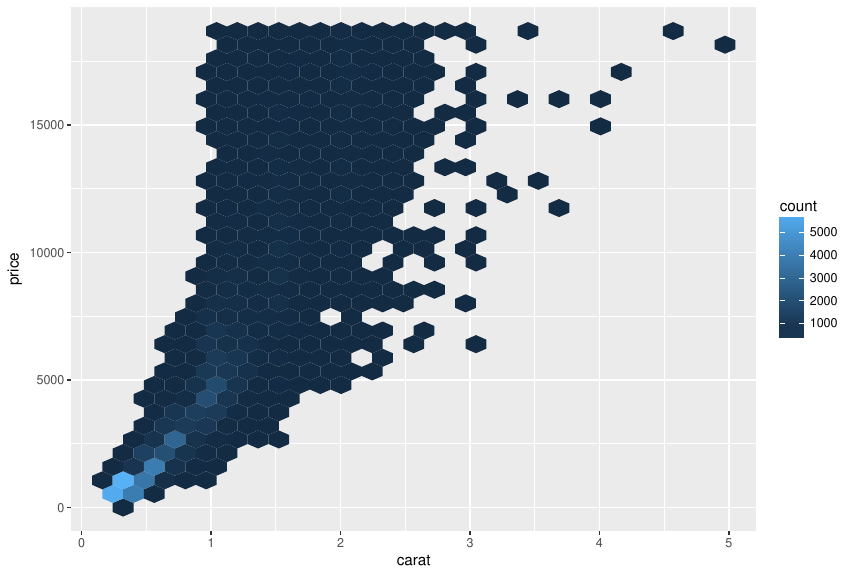

The R source for this figure:
library(tidyverse)

ggplot(diamonds, aes(carat, price)) +
  geom_hex()
ggsave("diamonds.pdf")

write.csv(diamonds, "diamonds.csv")